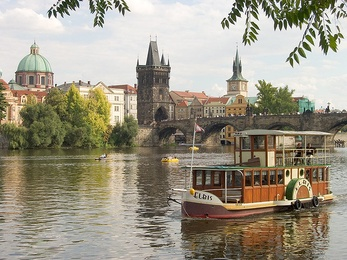
%> input picture Intelligent_Image_Resizing/inputSeamCarvingPrague.jpg, 347 x 260 px, shrunk from 640 x 480 before the run
$ octave SeamCarvingReduceHeight.m   (GNU Octave 9; MATLAB toolbox functions it lacks are replaced by stand-ins)
%> lines starting %> are read from the running program, lines starting %| are printed output that depends on the picture
%> further down, original_im is the input picture: size 260x347x3 uint8; mean R, G, B 156.5, 149.6, 132.7
### Intelligent_Image_Resizing/energy_image.m
function energyImage = energy_image(im)
    [Gxr, Gyr] = imgradientxy(im(:,:,1));
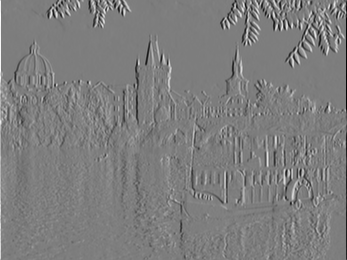
%> Gxr: size 260x347 double; min -965, max 988, mean 0.5; drawn with min black and max white
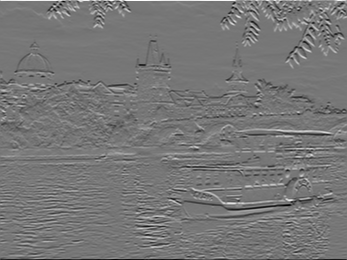
%> Gyr: size 260x347 double; min -896, max 1020, mean -0.5; drawn with min black and max white
    [Gxg, Gyg] = imgradientxy(im(:,:,2));
    [Gxb, Gyb] = imgradientxy(im(:,:,3));
    energyImage = double(abs(Gxr) + abs(Gyr) + abs(Gxg) + abs(Gyg) + abs(Gxb) + abs(Gyb));
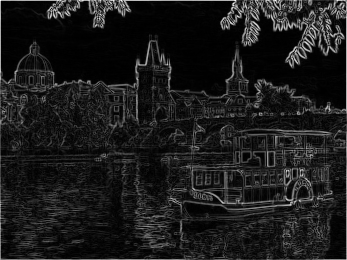
%> energyImage: size 260x347 double; min 0, max 4056, mean 443.4; drawn with min black and max white
end

### Intelligent_Image_Resizing/cumulative_minimum_energy_map.m
function cumulativeEnergyMap = cumulative_minimum_energy_map(energyImage, seamDirection)

   M = energyImage;

   if strcmp(seamDirection, 'VERTICAL')
       for i = 2:size(energyImage,1)
           for j = 1:size(energyImage,2)
               if j==1
                   M(i,j) = energyImage(i,j) + min([M(i-1, j) M(i-1, j+1)]);
               elseif j== size(energyImage,2)
                   M(i,j) = energyImage(i,j) + min([M(i-1,j-1) M(i-1, j)]);
               else
                   M(i,j) = energyImage(i,j) + min([M(i-1,j-1) M(i-1, j) M(i-1, j+1)]);
               end
           end
       end

   elseif strcmp(seamDirection, 'HORIZONTAL')
       for j = 2:size(energyImage,2)
           for i = 1:size(energyImage,1)
               if i==1
                   M(i,j) = energyImage(i,j) + min([M(i, j-1) M(i+1, j-1)]);
               elseif i== size(energyImage,1)
                   M(i,j) = energyImage(i,j) + min([M(i-1, j-1) M(i, j-1)]);
               else
                   M(i,j) = energyImage(i,j) + min([M(i-1, j-1) M(i, j-1) M(i+1, j-1)]);
               end
           end
       end

   else
       error('Error: Enter a valid direction');
   end

   cumulativeEnergyMap = double(M);

end

### Intelligent_Image_Resizing/find_optimal_horizontal_seam.m
function horizontalSeam = find_optimal_horizontal_seam(cumulativeEnergyMap)
    c = cumulativeEnergyMap;
    minimum = min(c(:,end));
    ind = find(c(:,end) == minimum);
    maxHeight = size(c,1);
    s = zeros(size(c,2),1);
    s(end) = ind(1,1);
     for j = size(c,2)-1:-1:1
         row = s(j+1,1); %Previous index in s
         if row == 1
            set2 = [c(row,j) c(row+1,j)];
            nextMin = min(set2);
            ind = find(set2 == nextMin);
            s(j,1) = s(j+1,1) + ind(1,1) -1;
         elseif row ~= maxHeight
            set1 =  [c(row-1,j) c(row,j) c(row+1,j)];
            nextMin = min(set1);
            ind = find(set1== nextMin);
            s(j,1) = s(j+1,1) + ind(1,1) -2;
         else
            set3 = [c(row-1,j) c(row,j)];
            nextMin = min(set3);
            ind = find(set3 == nextMin);
            s(j,1) = s(j+1,1) + ind(1,1) -2;
         end

     end
    horizontalSeam = s;
end

### Intelligent_Image_Resizing/reduceHeight.m
function [reducedColorImage, reducedEnergyImage] = reduceHeight(im, energyImage)
    cmem = cumulative_minimum_energy_map(energyImage, 'HORIZONTAL');
    seamh = find_optimal_horizontal_seam(cmem);
    for j = 1: size(seamh,1)
        im(seamh(j):end-1,j,:)=im(seamh(j)+1:end,j,:);
    end

    reducedColorImage = im(1:end-1,:,:);
    reducedEnergyImage = energy_image(reducedColorImage);

end

### Intelligent_Image_Resizing/SeamCarvingReduceHeight.m
original_im = imread('inputSeamCarvingPrague.jpg');
im = im2uint8(original_im);
em = energy_image(im);
figure;
imshow(im);
title('Original Image');
for i= 1:100
%> (the run ends here)
